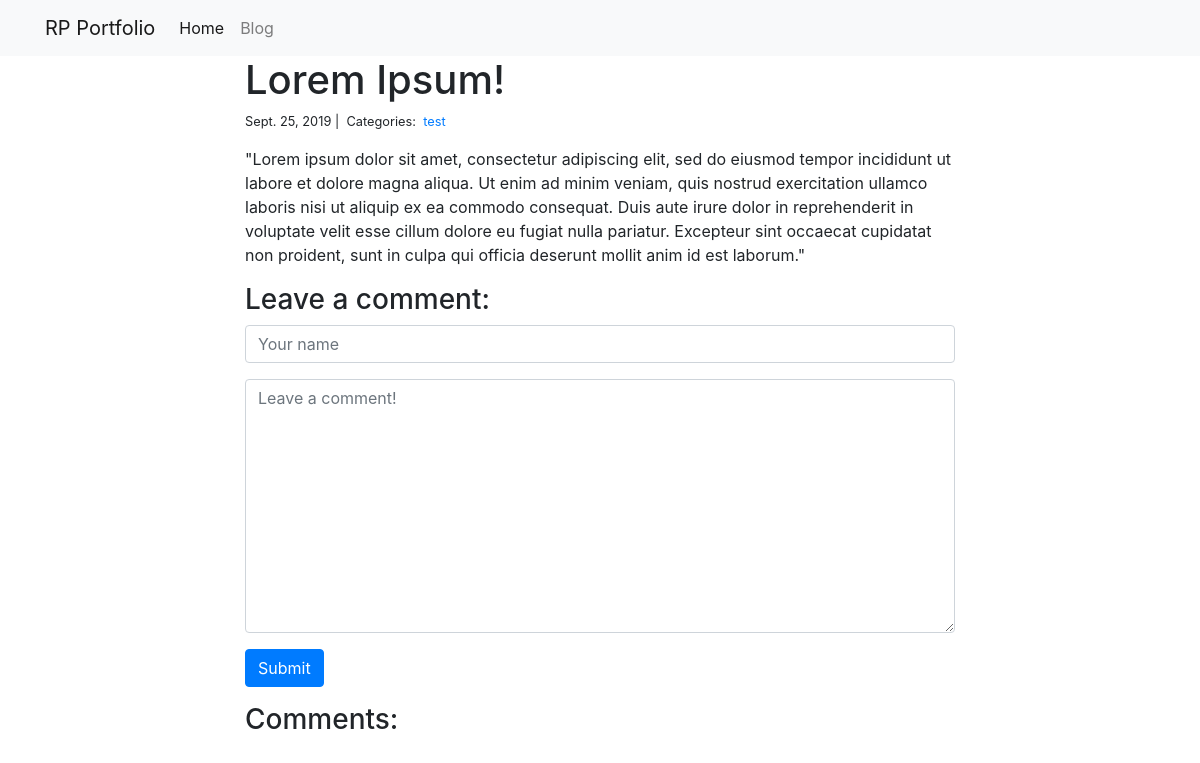
Before: /blog/1/ with the older database file.
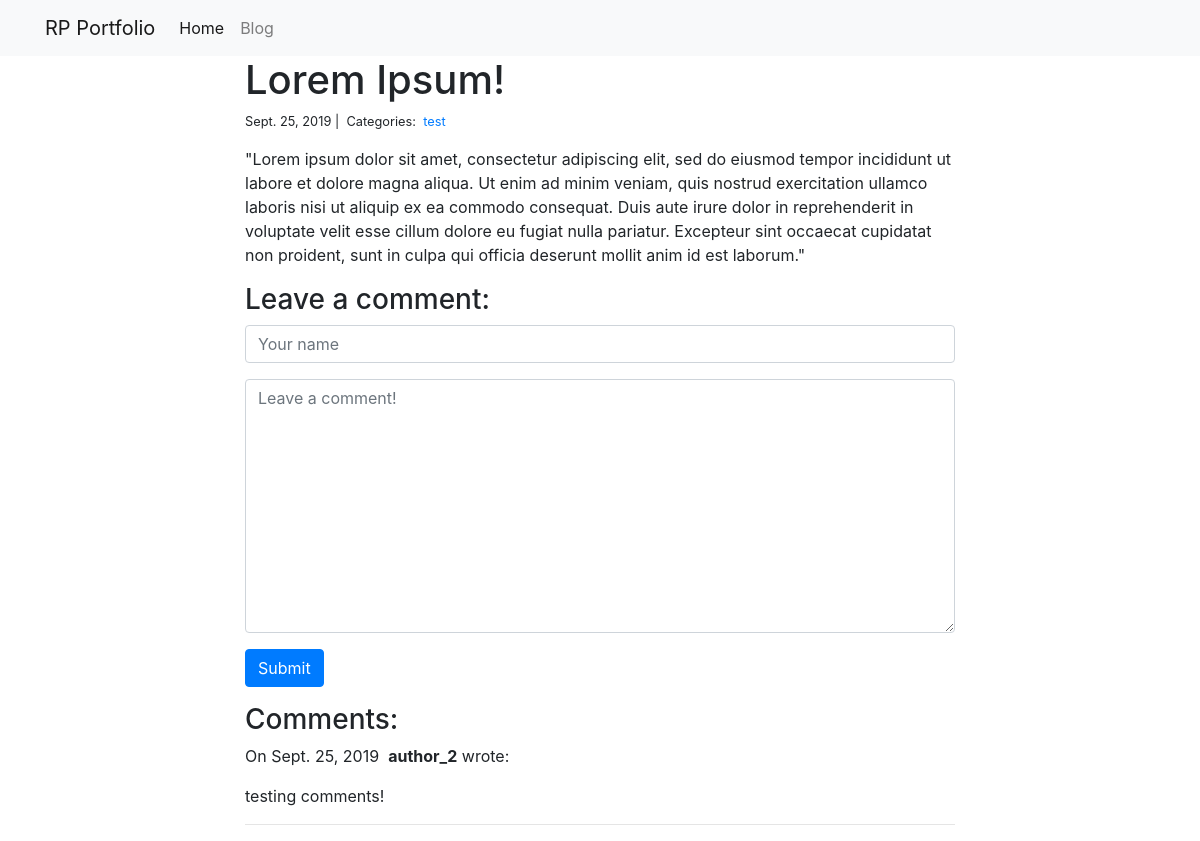
After: the same page with the newer database file.
### blog/models.py (models this page shows)
class Category(models.Model):
    name = models.CharField(max_length=20)

class Comment(models.Model):
    author = models.CharField(max_length=60)
    body = models.TextField()
    created_on = models.DateTimeField(auto_now_add=True)
    post = models.ForeignKey('Post', on_delete=models.CASCADE)

### blog/views.py (the view, shortened to what this page needs)
# urls.py: path("<int:pk>/", views.blog_detail, name="blog_detail"),
def blog_detail(request, pk):
    post = Post.objects.get(pk=pk)
    form = CommentForm()
    comments = Comment.objects.filter(post=post)
    context = {
        'post': post,
        'comments': comments,
        'form': form
    }
    return render(request, 'blog_detail.html', context)

### blog/form.py
class CommentForm(forms.Form):
    author = forms.CharField(max_length=60,
                             widget=forms.TextInput(attrs={
                                 'class': 'form-control',
                                 'placeholder': 'Your name'
                             })
                             )
    body = forms.CharField(widget=forms.Textarea(attrs={
        'class': 'form-control',
        'placeholder': 'Leave a comment!'
    })
    )

### blog/templates/blog_detail.html (shortened to what this page needs)
{% extends "base.html" %}
{% block page_content %}
<div class="col-md-8 offset-md-2">
    <h1>{{ post.title }}</h1>
    <small>
        {{ post.created_on.date }} |&nbsp;
        Categories:&nbsp;
        {% for category in post.categories.all %}
        <a href="{% url 'blog_category' category.name %}">
            {{ category.name }}
        </a>&nbsp;
        {% endfor %}
    </small>
    <p>{{ post.body | linebreaks }}</p>
    <h3>Leave a comment:</h3>
    <form action="/blog/{{ post.pk }}/" method="post">
        <div class="form-group">
            {{ form.author }}
        </div>
        <div class="form-group">
            {{ form.body }}
        </div>
        <button type="submit" class="btn btn-primary">Submit</button>
    </form>
    <h3>Comments:</h3>
    {% for comment in comments %}
    <p>
        On {{comment.created_on.date }}&nbsp;
        <b>{{ comment.author }}</b> wrote:
    </p>
    <p>{{ comment.body }}</p>
    <hr>
    {% endfor %}
</div>
{% endblock %}

Changed rows visible on the page:
added Comment: created_on "Sept. 25, 2019", author "author_2", body "testing comments!"
